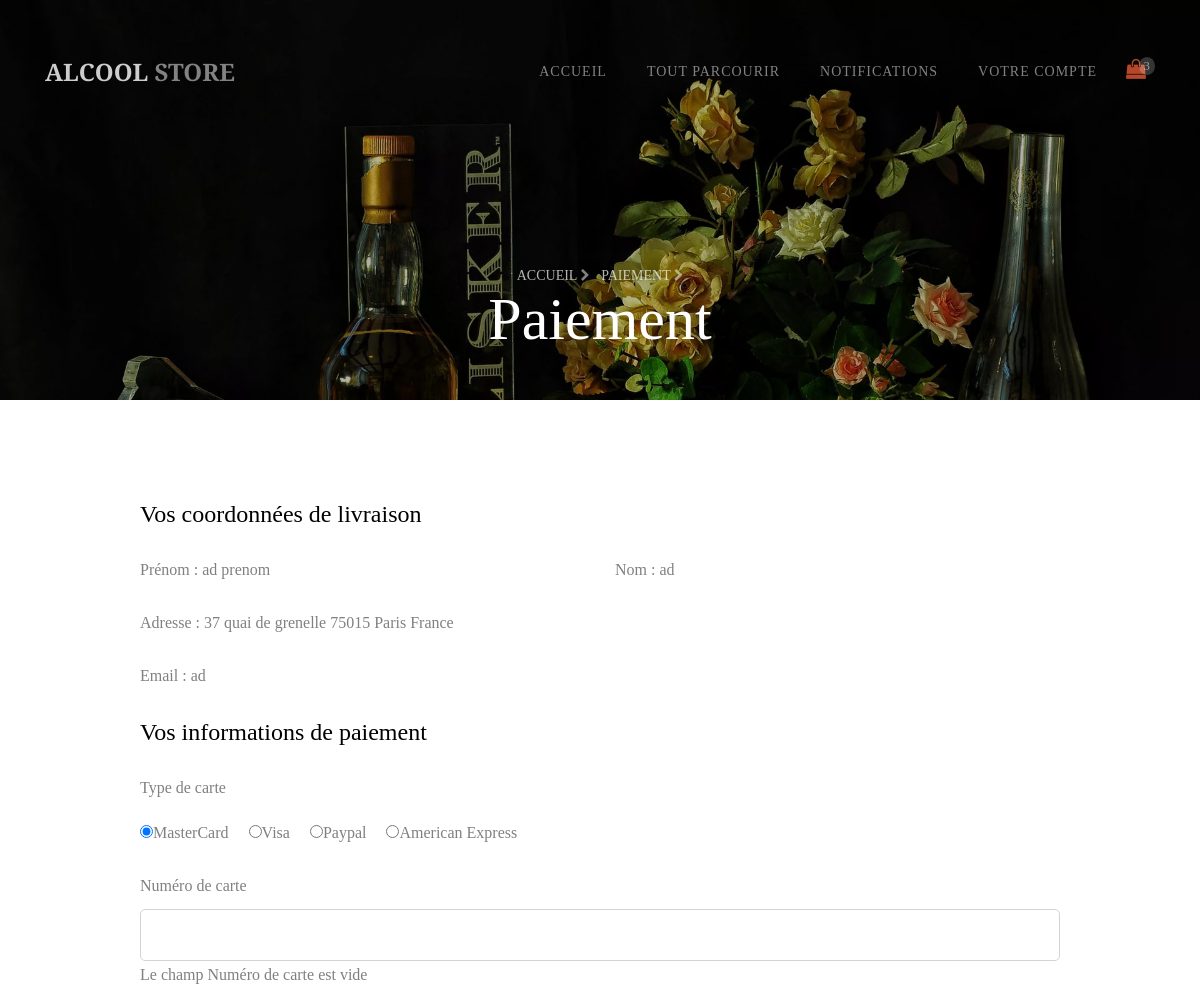
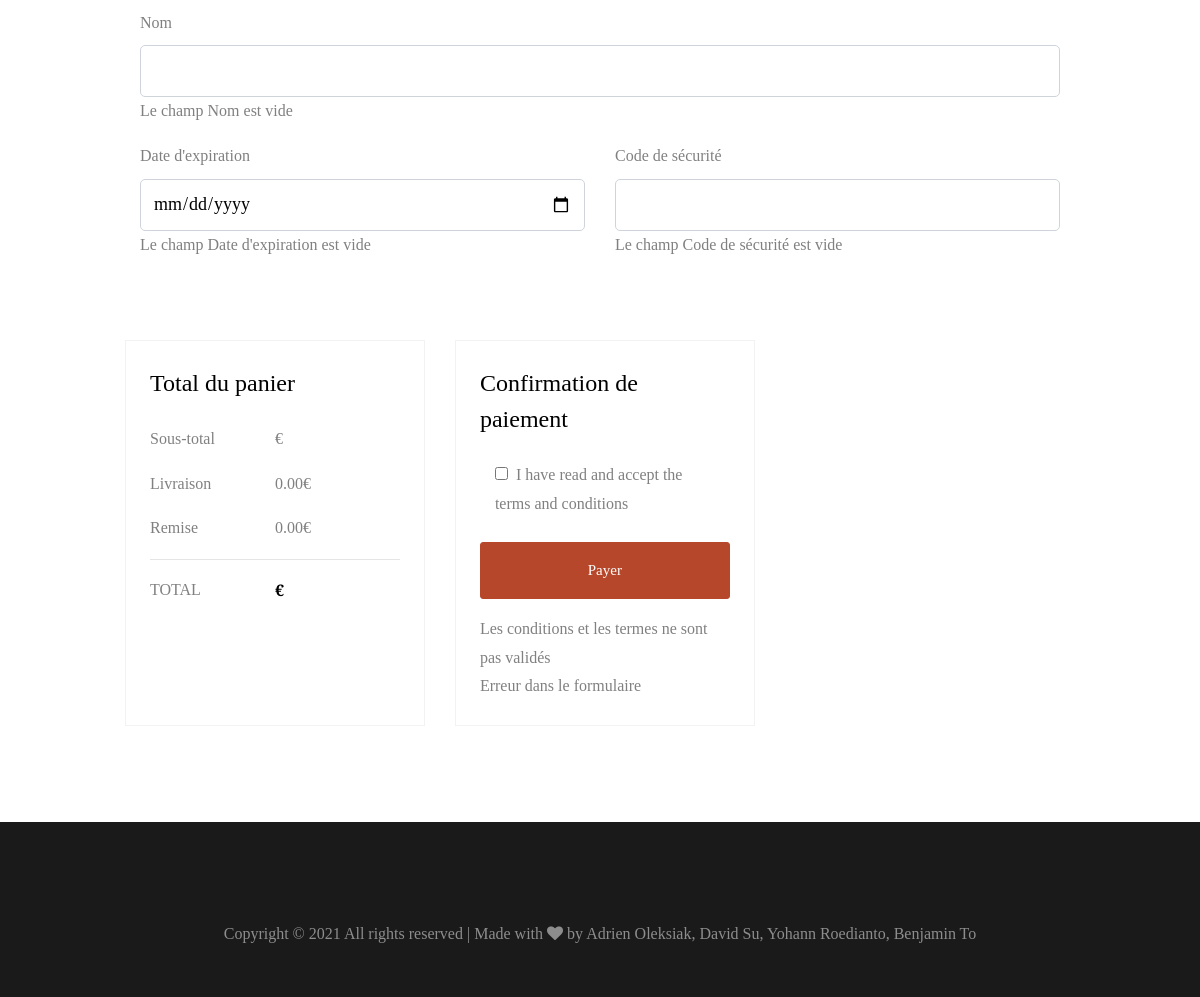
The page /checkout.php on the database its author committed (2 pictures, top to bottom).
### tables this page shows
CREATE TABLE IF NOT EXISTS `acheteur` (
  `idAcheteur` int(11) NOT NULL AUTO_INCREMENT,
  `idPanier` int(11) DEFAULT NULL,
  `nomAcheteur` varchar(255) NOT NULL,
  `prenomAcheteur` varchar(255) NOT NULL,
  `adresseAcheteur` varchar(255) NOT NULL,
  `emailAcheteur` varchar(255) NOT NULL,
  `connexion` tinyint(1) DEFAULT NULL,
  `CritPrixInferieur` int(200) DEFAULT NULL,
  `CritPrixSuperieur` int(200) DEFAULT NULL,
  `typeAchat` enum('immediat','transaction','meilleurOffre') DEFAULT NULL,
  `rarete` enum('hautDeGamme','rare','regulier') DEFAULT NULL,
  `categorie` varchar(255) DEFAULT NULL,
  PRIMARY KEY (`idAcheteur`),
  KEY `idPanier` (`idPanier`)
);

### checkout.php (the view, shortened to what this page needs)
<!DOCTYPE html>
<html lang="fr">
<head>
    <link rel="stylesheet" href="https://stackpath.bootstrapcdn.com/font-awesome/4.7.0/css/font-awesome.min.css">
    <link rel="stylesheet"
        href="https://cdnjs.cloudflare.com/ajax/libs/bootstrap-select/1.13.1/css/bootstrap-select.min.css">
    <link rel="stylesheet" href="style.css" />
</head>
<body>
<?php
	$erreurNum = "";
	$erreurNom = "";
	$erreurExp = "";
	$erreurCode = "";
	$erreurCheck = "";
	$erreur = false;
	$prenomAcheteur = "";
	$nomAcheteur = "";
	$adresse1 = "";
    $emailAcheteur = "";
    $database = "paris shopping";
    $db_handle = mysqli_connect('localhost', 'root', '');
    $db_found = mysqli_select_db($db_handle, $database);
		if ($db_found)
     		{
            $sql = "SELECT * FROM acheteur WHERE connexion like '1'";
			$result = mysqli_query($db_handle, $sql);
            $data = mysqli_fetch_assoc($result);
            $prenomAcheteur = $data['prenomAcheteur'];
            $nomAcheteur = $data['nomAcheteur'];
            $adresse1 = $data['adresseAcheteur'];
            $emailAcheteur = $data['emailAcheteur'];
			if(empty($_POST["numCarte"])){
        			$erreur=true;
        			$erreurNum="Le champ Numéro de carte est vide";
				}
			if(empty($_POST["nomCarte"])){
        			$erreur=true;
        			$erreurNom="Le champ Nom est vide";
				}
			if(empty($_POST["dateExp"])){
        			$erreur=true;
        			$erreurExp="Le champ Date d'expiration est vide";
			}
			if(empty($_POST["codeSecurite"])){
        			$erreur=true;
        			$erreurCode="Le champ Code de sécurité est vide";
			}
			if (empty($_POST["checkbox"])) {
				$erreur=true;
				$erreurCheck="Les conditions et les termes ne sont pas validés <br>";
			}
			if($erreur == true){
				$erreur = "Erreur dans le formulaire";
			}
        }
?>
    <nav class="navbar navbar-expand-lg navbar-dark ftco_navbar bg-dark ftco-navbar-light" id="ftco-navbar">
        <div class="container">
            <a class="navbar-brand" href="accueil.html">Alcool <span>store</span></a>
            <div class="order-lg-last btn-group">
                <a href="panier.html" class="btn-cart dropdown-toggle dropdown-toggle-split">
                    <span class="fa fa-shopping-bag"></span>
                    <div class="d-flex justify-content-center align-items-center"><small>3</small></div>
                </a>
            </div>
            <div class="collapse navbar-collapse" id="ftco-nav">
                <ul class="navbar-nav ml-auto">
                    <li class="nav-item"><a href="accueil.html" class="nav-link">Accueil</a></li>
                    <li class="nav-item"><a href="parcourir.php" class="nav-link">Tout parcourir</a></li>
                    <li class="nav-item	"><a href="notifications.html" class="nav-link">Notifications</a></li>
                    <li class="nav-item"><a href="login.html" class="nav-link">Votre compte</a></li>
                </ul>
            </div>
        </div>
    </nav>
    <section class="hero-wrap hero-wrap-2" style="background-image:url(images/bg_2.webp)"
        data-stellar-background-ratio="0.5">
        <div class="overlay"></div>
        <div class="container">
            <div class="row no-gutters slider-text align-items-end justify-content-center">
                <div class="col-md-9 ftco-animate mb-5 text-center">
                    <p class="breadcrumbs mb-0"><span class="mr-2"><a href="accueil.html">Accueil <i
                                    class="fa fa-chevron-right"></i></a></span> <span>Paiement <i
                                class="fa fa-chevron-right"></i></span></p>
                    <h2 class="mb-0 bread">Paiement</h2>
                </div>
            </div>
        </div>
    </section>
    <section class="ftco-section">
        <div class="container">
            <div class="row justify-content-center">
                <div class="col-xl-10 ftco-animate">
                    <form method="post" action="checkout.php">
                         <h3 class="mb-4 billing-heading">Vos coordonnées de livraison</h3>
                        <div class="row align-items-end">
                            <div class="col-md-6">
                                <div class="form-group">
                                    <label for="firstname">Prénom : <span><?= $prenomAcheteur ?></span></label>
                                </div>
                            </div>
                            <div class="col-md-6">
                                <div class="form-group">
                                    <label for="lastname">Nom : <span><?= $nomAcheteur ?></span></label>
                                </div>
                            </div>
                            <div class="col-md-12">
                                <div class="form-group">
                                    <label for="adresse">Adresse : <span><?= $adresse1 ?></span></label>
                                </div>
                            </div>
                            <div class="col-md-12">
                                <div class="form-group">
                                    <label for="email">Email : <span><?= $emailAcheteur ?></span></label>
                                </div>
                            </div>
                        </div>
                        <h3 class="mb-4 billing-heading">Vos informations de paiement </h3>
                        <div class="row align-items-end">
                            <div class="col-md-12">
                                <div class="form-group">
                                    <label for="firstname">Type de carte</label>
                                        <div class="form-group mt-2">
                                            <div class="radio">
                                                <label class="mr-3"><input type ="radio" name="creditCard" value="MasterCard" checked ="">MasterCard</label>
                                                <label class="mr-3"><input type ="radio" name="creditCard" value="Visa">Visa</label>
                                                <label class="mr-3"><input type ="radio" name="creditCard" value="Paypal">Paypal</label>
                                                <label class="mr-3"><input type ="radio" name="creditCard" value="AmericanExpress">American Express</label>
                                            </div>
                                        </div>
                                </div>
                            </div>
                            <div class="col-md-12">
                                <div class="form-group">
                                    <label for="lastname">Numéro de carte </label>
                                    <input type="text" class="form-control" placeholder="" name="numCarte">
                                     <span><?= $erreurNum ?></span>
                                </div>
                            </div>
                            <div class="col-md-12">
                                <div class="form-group">
                                    <label for="lastname">Nom</label>
                                    <input type="text" class="form-control" placeholder="" name="nomCarte">
                                    <span><?=$erreurNom?></span>
                                </div>
                            </div>
                            <div class="col-md-6">
                                <div class="form-group">
                                    <label for="streetaddress">Date d'expiration</label>
                                    <input type="date" class="form-control" placeholder="" name="dateExp">
                                    <span><?=$erreurExp?></span>
                                </div>
                            </div>
                            <div class="col-md-6">
                                <div class="form-group">
                                    <label for="streetaddress">Code de sécurité</label>
                                    <input type="password" class="form-control" placeholder="" name="codeSecurite">
                                    <span><?=$erreurCode?></span>
                                </div>
                            </div>
                    <div class="row mt-5 pt-3 d-flex">
                        <div class="col-md-6 d-flex">
                            <div class="cart-detail cart-total p-3 p-md-4">
                                <h3 class="billing-heading mb-4">Total du panier</h3>
                                <p class="d-flex">
                                    <span>Sous-total</span>
                                    <span><?php echo $total ?>€</span>
                                </p>
                                <p class="d-flex">
                                    <span>Livraison</span>
                                    <span>0.00€</span>
                                </p>
                                <p class="d-flex">
                                    <span>Remise</span>
                                    <span>0.00€</span>
                                </p>
                                <hr>
                                <p class="d-flex total-price">
                                    <span>Total</span>
                                    <span><?php echo $total ?>€</span>
                                </p>
                            </div>
                        </div>
                        <div class="col-md-6">
                            <div class="cart-detail p-3 p-md-4">
                                <h3 class="billing-heading mb-4">Confirmation de paiement</h3>
                                <div class="form-group">
                                    <div class="col-md-12">
                                        <div class="checkbox">
                                            <label><input type="checkbox" value=1 class="mr-2" name="checkbox">I have read and accept the terms and conditions</label>
                                        </div>
                                    </div>
                                </div>
                                <p><input type="submit" name="button" value="Payer" class="btn btn-primary py-3 px-4" /></p>
                                <span><?=$erreurCheck?></span>
                                <span><?=$erreur?></span>
                            </div>
                        </div>
                    </div>
                  </form>
                </div>
            </div>
        </div>
    </section>
    <footer class="ftco-footer">
        <div class="container-fluid px-0 py-5">
            <div class="container">
                <div class="row">
                    <div class="col-md-12">
                        <p class="mb-0 text-center" style="color: rgba(255,255,255,.5);">
                            Copyright &copy;
                            <script>document.write(new Date().getFullYear());</script> All rights reserved | Made with <i class="fa fa-heart color-danger" aria-hidden="true"></i> by Adrien Oleksiak, David Su, Yohann Roedianto, Benjamin To</a>
                        </p>
                    </div>
                </div>
            </div>
        </div>
    </footer>
</body>
</html>

### rows shown on the page
acheteur: prenomAcheteur "ad prenom", nomAcheteur "ad", adresseAcheteur "37 quai de grenelle 75015 Paris France", emailAcheteur "ad"

### other values the page prints
$erreurNum "Le champ Numéro de carte est vide"
$erreurNom "Le champ Nom est vide"
$erreurExp "Le champ Date d'expiration est vide"
$erreurCode "Le champ Code de sécurité est vide"
$erreur "Erreur dans le formulaire"
